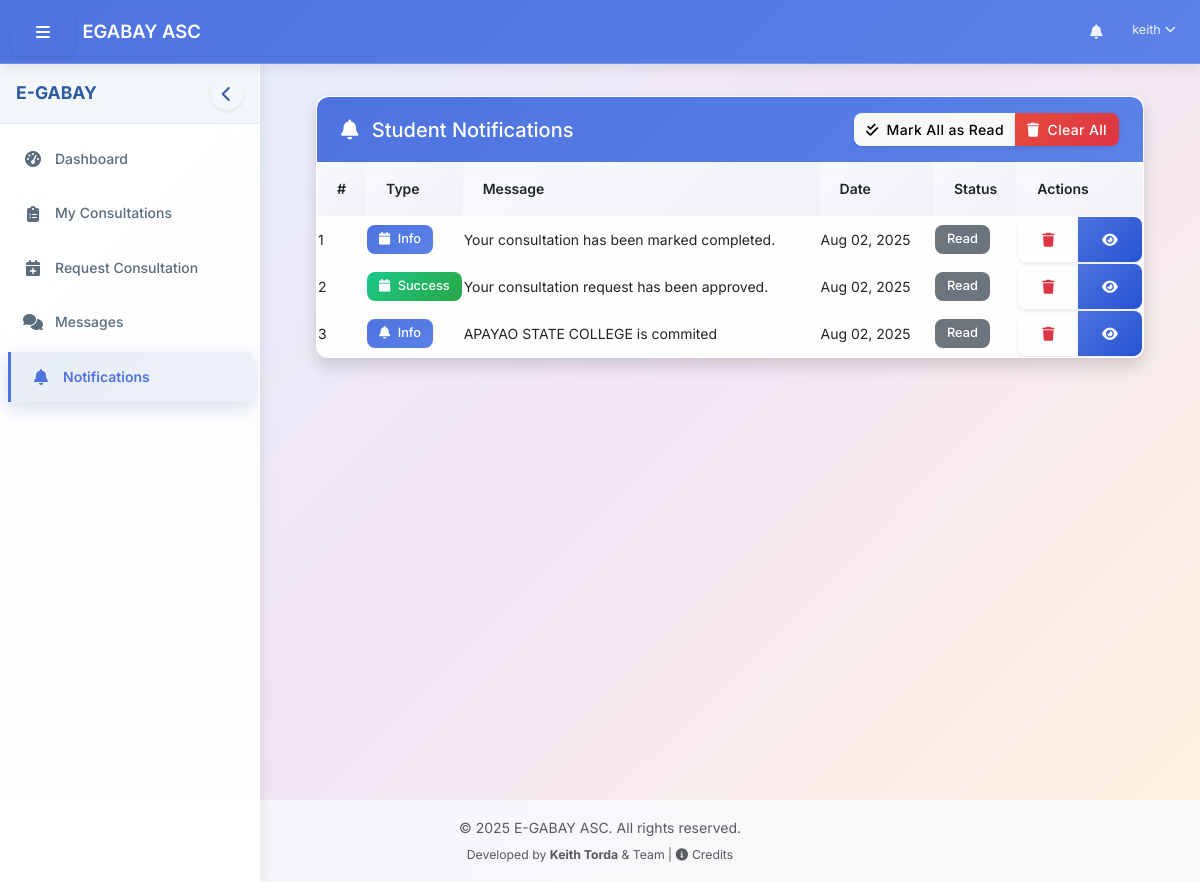
Page /dashboard/student/notifications.php (signed in) on the earlier database version.
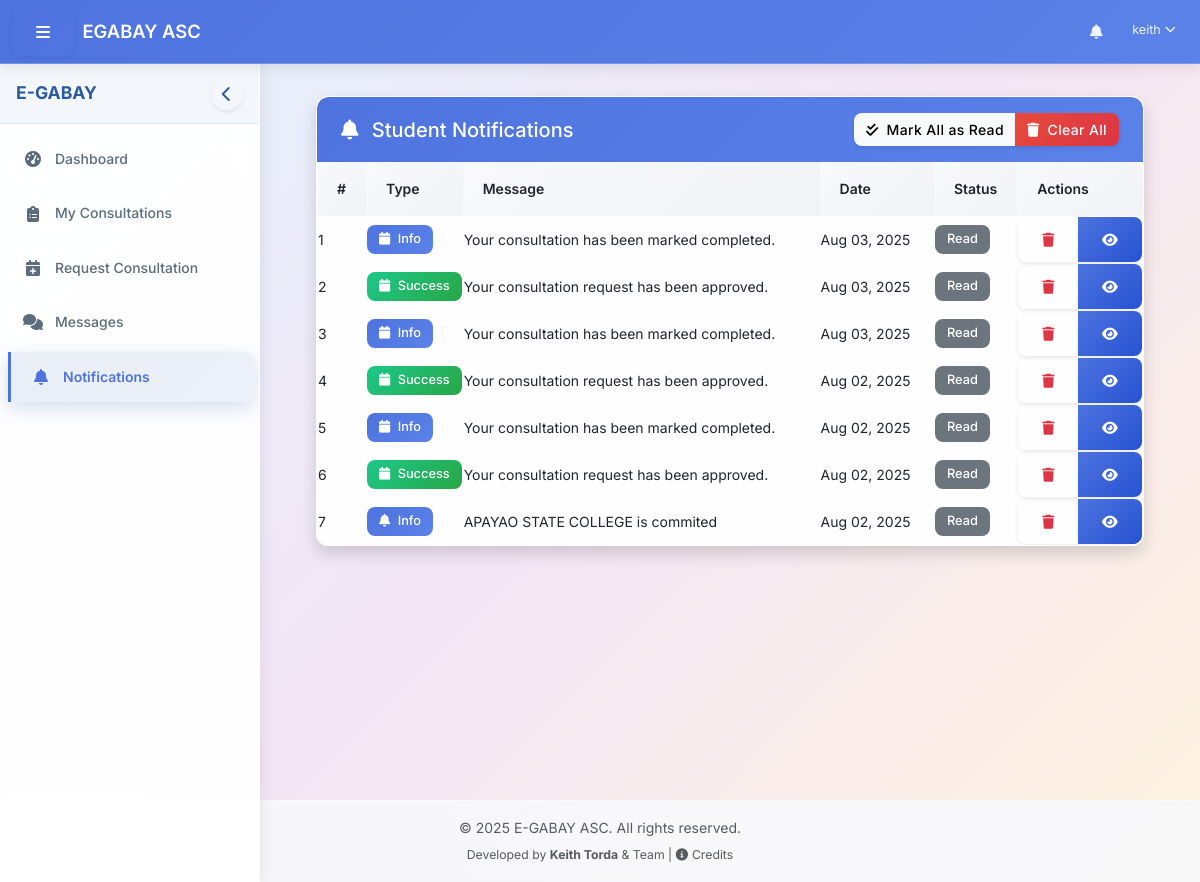
Same page on the later database version.
### tables this page shows
CREATE TABLE `system_notifications` (
  `id` int(11) NOT NULL AUTO_INCREMENT,
  `user_id` int(11) DEFAULT NULL,
  `target_role` varchar(50) DEFAULT NULL,
  `message` text NOT NULL,
  `notification_type` varchar(20) DEFAULT 'info',
  `category` varchar(50) DEFAULT 'system',
  `link` varchar(255) DEFAULT NULL,
  `is_read` tinyint(1) NOT NULL DEFAULT 0,
  `read_at` datetime DEFAULT NULL,
  `created_at` timestamp NOT NULL DEFAULT current_timestamp(),
  PRIMARY KEY (`id`),
  KEY `user_id` (`user_id`),
  KEY `target_role` (`target_role`)
);

### includes/utility.php (called while the page is built, shortened)
<?php
function getSystemNotifications($user_id, $limit = 10, $category = null) {
    $database = new Database();
    $db = $database->getConnection();
    $role = getUserRoleSafe($user_id);
    try {
        $check_query = "SHOW TABLES LIKE 'system_notifications'";
        $check_stmt = $db->prepare($check_query);
        $check_stmt->execute();
        $table_exists = $check_stmt->fetch();
    } catch (Exception $e) {
        error_log("Error checking system_notifications table: " . $e->getMessage());
        return [];
    }
    $limit = intval($limit);
    $query = "SELECT *
              FROM system_notifications
              WHERE user_id = ? OR target_role = ?";
    $query .= " ORDER BY created_at DESC
                LIMIT {$limit}";
    try {
        $stmt = $db->prepare($query);
        if ($category) {
            $stmt->execute([$user_id, $role, $category]);
        } else {
            $stmt->execute([$user_id, $role]);
        }
        return $stmt->fetchAll(PDO::FETCH_ASSOC);
    } catch (Exception $e) {
        error_log("Error getting system notifications: " . $e->getMessage());
        return [];
    }
}
function getUserRoleSafe($user_id = null) {
    $database = new Database();
    $db = $database->getConnection();
    $role = '';
    try {
        $check_query = "SHOW COLUMNS FROM users LIKE 'role_name'";
        $check_stmt = $db->prepare($check_query);
        $check_stmt->execute();
        $role_column_exists = $check_stmt->fetch();
        if ($role_column_exists) {
            $role_query = "SELECT role_name FROM users WHERE user_id = ?";
            $role_stmt = $db->prepare($role_query);
            $role_stmt->execute([$user_id]);
            $result = $role_stmt->fetch(PDO::FETCH_ASSOC);
            if ($result) {
                $role = $result['role_name'];
            }
        } else {
            $role_query = "SELECT role_id FROM users WHERE user_id = ?";
            $role_stmt = $db->prepare($role_query);
            $role_stmt->execute([$user_id]);
            $result = $role_stmt->fetch(PDO::FETCH_ASSOC);
            if ($result) {
                switch ($result['role_id']) {
                    case 1:
                        $role = 'student';
                        break;
                }
            }
        }
    } catch (Exception $e) {
        error_log("Error determining user role: " . $e->getMessage());
    }
    return $role;
}
function getMessageAndConsultationNotifications($user_id, $limit = 5) {
    $database = new Database();
    $db = $database->getConnection();
    $notifications = [];
    $role = getUserRoleSafe($user_id);
    $limit = intval($limit);
    $query = "SELECT cm.*, cs.id as chat_session_id, cs.subject,
              u.first_name, u.last_name,
              cr.is_anonymous, cr.student_id AS cr_student_id
              FROM chat_messages cm
              JOIN chat_sessions cs ON cm.chat_id = cs.id
              JOIN consultation_requests cr ON cs.consultation_id = cr.id
              LEFT JOIN users u ON cm.user_id = u.user_id
              WHERE ((cs.student_id = ? AND cm.user_id != ?) OR (cs.counselor_id = ? AND cm.user_id != ?))
              AND cm.is_read = 0
              ORDER BY cm.created_at DESC
              LIMIT {$limit}";
    try {
        $stmt = $db->prepare($query);
        $stmt->execute([$user_id, $user_id, $user_id, $user_id]);
        $unread_messages = $stmt->fetchAll(PDO::FETCH_ASSOC);
    } catch (Exception $e) {
        error_log("Error getting unread messages: " . $e->getMessage());
    }
    if ($role == 'student') {
        $query = "SELECT cr.*, u.first_name, u.last_name
                  FROM consultation_requests cr
                  JOIN users u ON cr.counselor_id = u.user_id
                  WHERE cr.student_id = ? AND cr.status = 'live' AND
                  cr.updated_at > (NOW() - INTERVAL 24 HOUR)
                  ORDER BY cr.updated_at DESC
                  LIMIT {$limit}";
        try {
            $stmt = $db->prepare($query);
            $stmt->execute([$user_id]);
            $consultations = $stmt->fetchAll(PDO::FETCH_ASSOC);
        } catch (Exception $e) {
            error_log("Error getting approved consultations: " . $e->getMessage());
        }
    }
    usort($notifications, function($a, $b) {
        return strtotime($b['created_at']) - strtotime($a['created_at']);
    });
    return array_slice($notifications, 0, $limit);
}
?>

### dashboard/student/notifications.php (the view, shortened to what the rows shown need)
<?php
require_once __DIR__ . '/../../includes/path_fix.php';
require_once $base_path . '/config/config.php';
require_once $base_path . '/classes/Auth.php';
require_once $base_path . '/classes/Utility.php';
$user_id = $_SESSION['user_id'];
$system_notifications = getSystemNotifications($user_id, 100);
$message_notifications = getMessageAndConsultationNotifications($_SESSION['user_id'], 100);
$notifications = array_merge($system_notifications, $message_notifications);
include_once $base_path . '/includes/header.php';
?>
<div class="container-fluid">
    <div class="row mb-4">
        <div class="col-12">
            <div class="card shadow">
                <div class="card-body p-0">
                    <?php if (empty($notifications)): ?>
                        <div class="notification-empty">
                            <i class="fas fa-bell-slash mb-3"></i>
                            <h4>No Notifications</h4>
                            <p>You don't have any notifications at this time.</p>
                        </div>
                    <?php else: ?>
                        <div class="table-responsive">
                            <table class="notification-table">
                                <thead>
                                    <tr>
                                        <th style="width: 5%">#</th>
                                        <th style="width: 10%">Type</th>
                                        <th style="width: 50%">Message</th>
                                        <th style="width: 15%">Date</th>
                                        <th style="width: 10%">Status</th>
                                        <th style="width: 10%">Actions</th>
                                    </tr>
                                </thead>
                                <tbody>
                                    <?php
                                    $counter = 1;
                                    foreach ($notifications as $notification):
                                        $type = $notification['notification_type'] ?? $notification['type'] ?? 'info';
                                        $is_read = isset($notification['is_read']) && $notification['is_read'] == 0 ? false : true;
                                        $icon = 'info-circle';
                                        $link = isset($notification['link']) && $notification['link'] ? $notification['link'] : '#';
                                        $notification_id = $notification['id'] ?? '';
                                        if (isset($notification['category'])) {
                                            switch ($notification['category']) {
                                                case 'consultation':
                                                    $icon = 'calendar';
                                                    break;
                                                default:
                                                    $icon = 'bell';
                                            }
                                        } elseif (strpos($notification['message'], 'message') !== false) {
                                            $icon = 'envelope';
                                        } elseif (strpos($notification['message'], 'consultation') !== false) {
                                            $icon = 'calendar';
                                        }
                                        $badge_color = 'primary';
                                        switch ($type) {
                                            case 'success':
                                                $badge_color = 'success';
                                                break;
                                            default:
                                                $badge_color = 'primary';
                                        }
                                    ?>
                                    <tr class="<?php echo !$is_read ? 'unread' : ''; ?>">
                                        <td><?php echo $counter++; ?></td>
                                        <td>
                                            <span class="badge bg-<?php echo $badge_color; ?>">
                                                <i class="fas fa-<?php echo $icon; ?> me-1"></i>
                                                <?php echo ucfirst($type); ?>
                                            </span>
                                        </td>
                                        <td><?php echo $notification['message']; ?></td>
                                        <td><?php echo date('M d, Y', strtotime($notification['created_at'])); ?></td>
                                        <td>
                                            <?php if ($is_read): ?>
                                                <span class="badge bg-secondary">Read</span>
                                            <?php else: ?>
                                                <span class="badge bg-success">New</span>
                                            <?php endif; ?>
                                        </td>
                                        <td>
                                            <div class="btn-group btn-group-sm">
                                                <a href="<?php echo SITE_URL; ?>/dashboard/student/notifications.php?clear=1&id=<?php echo $notification_id; ?>" class="btn btn-outline-danger" title="Clear">
                                                    <i class="fas fa-trash"></i>
                                                </a>
                                                <a href="<?php echo ($link && $link != '#') ? $link : SITE_URL . '/dashboard/view_notification.php?id=' . $notification_id; ?>" class="btn btn-primary" title="View">
                                                    <i class="fas fa-eye"></i>
                                                </a>
                                            </div>
                                        </td>
                                    </tr>
                                    <?php endforeach; ?>
                                </tbody>
                            </table>
                        </div>
                    <?php endif; ?>
                </div>
            </div>
        </div>
    </div>
</div>
<?php
include_once $base_path . '/includes/footer.php';
?>

Differences in the rows shown:
added system_notifications: notification_type "Info", message "Your consultation has been marked completed.", created_at "Aug 03, 2025", is_read "Read"
added system_notifications: notification_type "Success", message "Your consultation request has been approved.", created_at "Aug 03, 2025", is_read "Read"
added system_notifications: notification_type "Info", message "Your consultation has been marked completed.", created_at "Aug 03, 2025", is_read "Read"
added system_notifications: notification_type "Success", message "Your consultation request has been approved.", created_at "Aug 02, 2025", is_read "Read"
